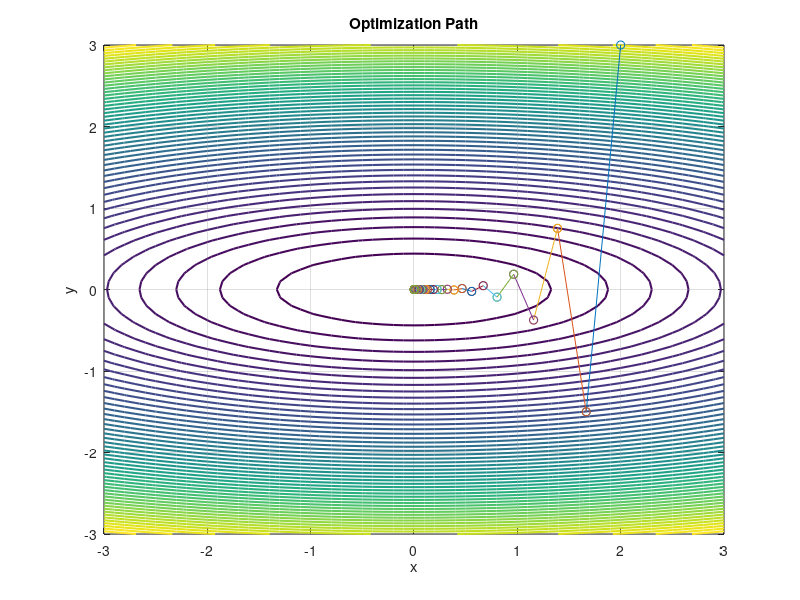

Source code (MATLAB): (Note: this script raises an error after producing the figure.)
clear all;

e=10^(-3);
x(1)=2;
y(1)=3;

% Define the function
f = @(x, y) (1/3).*x.^2+3.*y.^2;

% Derivatives
df_dx= @(x, y) (2.*x)./3;
df_dy= @(x, y) 6.*y;

% Create a meshgrid for contour plot
[x_mesh, y_mesh] = meshgrid(-3:0.1:3, -3:0.1:3);
z = f(x_mesh, y_mesh);

figure(1);
% Plot contour lines
contour(x_mesh, y_mesh, z, 50, 'LineWidth', 1.5);
hold on;

% gradient of f
grad=[df_dx(x(1),y(1)); df_dy(x(1),y(1))];

k=1;

% CONSTANT GAMMA MINIMIZATION METHOD

gamma=0.25;

while norm(grad)>e
    %fprintf('norm = %d \n',norm(grad));

    store_k(k) = k;
    store_f(k) = f(x(k),y(k));
    
    d(k, :) = -grad;
    
    % Update x and y based on the optimal gamma
    x(k+1) = x(k) + gamma * d(k, 1);
    y(k+1) = y(k) + gamma * d(k, 2);

     % Plot the current point
    plot(x(k:k+1), y(k:k+1), '-o');  % Connect points with lines
    hold on;
    
    % Compute the gradient at the new point
    grad = [df_dx(x(k+1), y(k+1)); df_dy(x(k+1), y(k+1))];
    
    k = k + 1;
    
end


xlabel('x');
ylabel('y');
title('Optimization Path');
grid on;

% Create a grid of x and y values
[p, g] = meshgrid(-3:0.1:3, -3:0.1:3);

% Evaluate the function on the grid
z = f(p, g);

% Plot the surface
figure(2);
%figure;
h = fsurf(f, [-3 3 -3 3]);
%view(45, 0);
colorbar

hold on;
x_highlight = x(end);
y_highlight = y(end);
z_highlight = f(x(end),y(end));
scatter3(x_highlight, y_highlight, z_highlight, 100, 'r', 'filled'); % Red marker, replace 100 with your desired marker size
hold off;

title("3D Plot of f(x,y)");
xlabel('x');
ylabel('y');
zlabel('f(x, y)');


store_k(k) = k;
store_f(k) = f(x(k),y(k));
hold on;
figure(3);
plot(store_k,store_f,'-s')
xlabel('k')
ylabel('f(x,y)')
title("Iterations");
hold off;
